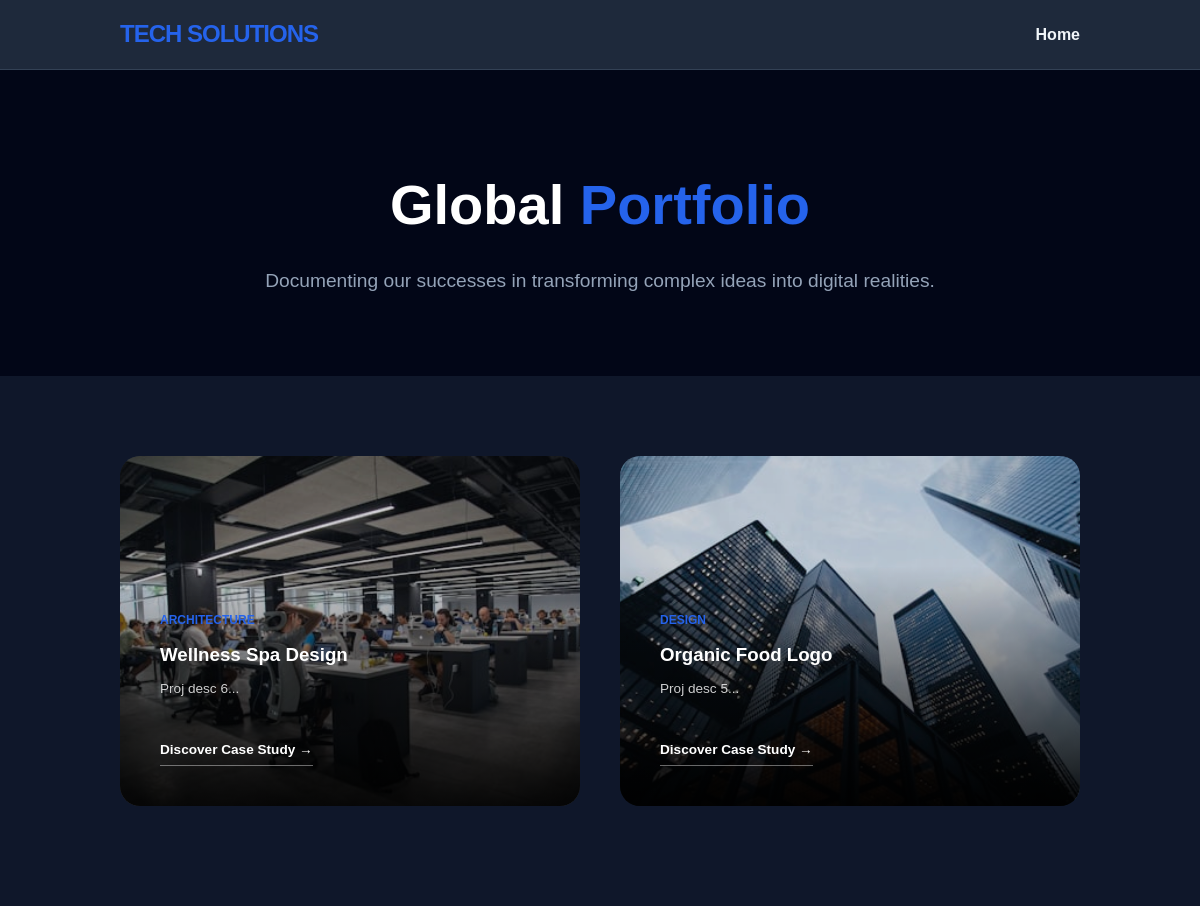
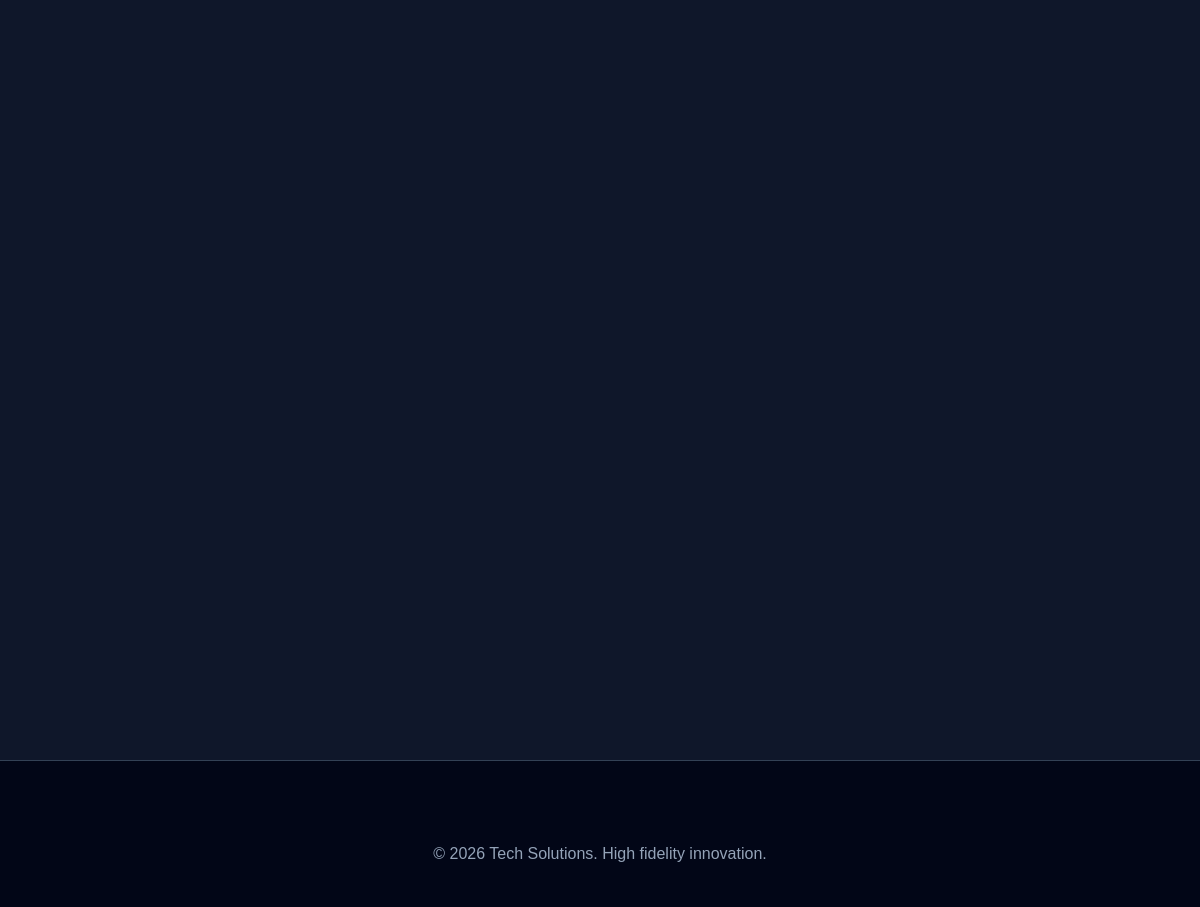
Screenshot of /portfolio.php with the database file from the repository (2 pictures, top to bottom).
### tables this page shows
CREATE TABLE `site_settings` (
  `id` int NOT NULL AUTO_INCREMENT,
  `setting_key` varchar(50) NOT NULL,
  `setting_value` text,
  `updated_at` timestamp NULL DEFAULT CURRENT_TIMESTAMP ON UPDATE CURRENT_TIMESTAMP,
  PRIMARY KEY (`id`),
  UNIQUE KEY `setting_key` (`setting_key`)
);

CREATE TABLE `portfolio` (
  `id` int NOT NULL AUTO_INCREMENT,
  `title` varchar(255) NOT NULL,
  `description` text,
  `image_url` varchar(255) DEFAULT NULL,
  `category` varchar(100) DEFAULT NULL,
  `client_name` varchar(100) DEFAULT NULL,
  `project_url` varchar(255) DEFAULT NULL,
  `created_at` timestamp NULL DEFAULT CURRENT_TIMESTAMP,
  PRIMARY KEY (`id`)
);

### includes/helpers.php (called while the page is built, shortened)
<?php
function get_setting($key, $default = '') {
    global $pdo;
    try {
        $stmt = $pdo->prepare("SELECT setting_value FROM site_settings WHERE setting_key = ?");
        $stmt->execute([$key]);
        $val = $stmt->fetchColumn();
        return $val !== false ? $val : $default;
    } catch (Exception $e) {
        return $default;
    }
}
?>

### portfolio.php (the view, shortened to what this page needs)
<?php
require_once 'config/database.php';
$site_name = get_setting('site_name', 'SoftCo Tech');
$theme_mode = get_setting('theme_mode', 'light');
$projects = $pdo->query("SELECT * FROM portfolio ORDER BY id DESC")->fetchAll();
?>
<!DOCTYPE html>
<html lang="en" data-theme="<?= $theme_mode ?>">
<head>
    <link rel="stylesheet" href="https://cdnjs.cloudflare.com/ajax/libs/font-awesome/6.4.0/css/all.min.css">
    <link rel="stylesheet" href="assets/css/style.css">
</head>
<body class="bg-white">
    <nav style="position:fixed; width:100%; padding:20px 10%; background:var(--glass-bg); backdrop-filter:blur(10px); z-index:1000; display:flex; justify-content:space-between; align-items:center; border-bottom:1px solid var(--border);">
        <a href="index.php" class="logo" style="text-decoration:none; color:var(--primary); font-weight:900; font-size:1.5rem; letter-spacing:-1px;"><?= strtoupper($site_name) ?></a>
        <a href="index.php" style="text-decoration:none; color:var(--text-main); font-weight:700;">Home</a>
    </nav>
    <header class="page-header">
        <h1 style="font-size:3.5rem; color:var(--dark);">Global <span class="accent-text">Portfolio</span></h1>
        <p style="color:var(--text-muted); font-size:1.2rem; margin-top:1rem;">Documenting our successes in transforming complex ideas into digital realities.</p>
    </header>
    <section class="project-grid">
        <div class="grid-container" style="display:grid; grid-template-columns: repeat(auto-fill, minmax(350px, 1fr)); gap:2.5rem;">
            <?php foreach ($projects as $p): ?>
            <a href="portfolio-detail.php?id=<?= $p['id'] ?>" class="project-card fade-up">
                <img src="<?= $p['image_url'] ?>" class="project-img">
                <div class="project-overlay">
                    <span style="font-size:0.75rem; text-transform:uppercase; font-weight:700; color:var(--primary);"><?= $p['category'] ?></span>
                    <h3 style="margin-top:0.5rem;"><?= htmlspecialchars($p['title']) ?></h3>
                    <p style="font-size:0.85rem; margin-top:0.5rem; opacity:0.8; line-height:1.6; height:45px; overflow:hidden;"><?= htmlspecialchars(substr($p['description'], 0, 80)) ?>...</p>
                    <span style="display:inline-block; margin-top:1rem; padding-bottom:5px; border-bottom:1px solid rgba(255,255,255,0.4); font-size:0.85rem; font-weight:700;">Discover Case Study &rarr;</span>
                </div>
            </a>
            <?php endforeach; ?>
        </div>
    </section>
    <footer style="background:var(--bg-soft); padding:80px 10% 40px; text-align:center; border-top:1px solid var(--border);">
        <p style="color:var(--text-muted);">&copy; <?= date('Y') ?> <?= $site_name ?>. High fidelity innovation.</p>
    </footer>
</body>
</html>

### assets/css/style.css (style rules this page uses)
:root { --primary: #2563eb; --secondary: #0ea5e9; --accent: #10b981; --bg-light: #ffffff; --bg-soft: #f1f5f9; --bg-slate: #e2e8f0; --bg-blue: #eff6ff; --bg-indigo: #eef2ff; --bg-emerald: #ecfdf5; --text-main: #0f172a; --text-muted: #475569; --dark: #020617; --glass-bg: rgba(255, 255, 255, 0.85); --border: #cbd5e1; --border-light: #e2e8f0; --font-main: 'Outfit', sans-serif; --gradient: linear-gradient(135deg, var(--primary), var(--secondary)); --shadow-sm: 0 1px 2px 0 rgba(0,0,0,0.05); --shadow-md: 0 4px 6px -1px rgba(0,0,0,0.08), 0 2px 4px -2px rgba(0,0,0,0.04); --shadow-lg: 0 20px 25px -5px rgba(0,0,0,0.1), 0 8px 10px -6px rgba(0,0,0,0.04); }
[data-theme="dark"] { --bg-light: #0f172a; --bg-soft: #020617; --text-main: #f1f5f9; --text-muted: #94a3b8; --dark: #ffffff; --glass-bg: rgba(15, 23, 42, 0.9); --border: #334155; --card-bg: #1e293b; --bg-slate: #1e293b; --bg-blue: #020617; --bg-indigo: #0f172a; --bg-emerald: #064e3b; }
[data-theme="dark"] .card, [data-theme="dark"] nav, [data-theme="dark"] .project-card { background: #1e293b !important; border-color: #334155 !important; }
* { margin: 0; padding: 0; box-sizing: border-box; }
body { font-family: var(--font-main); background-color: var(--bg-light); color: var(--text-main); line-height: 1.6; overflow-x: hidden; }
nav { position: fixed; top: 0; width: 100%; height: 70px; display: flex; justify-content: space-between; align-items: center; padding: 0 8%; z-index: 1000; backdrop-filter: blur(10px); background: rgba(255, 255, 255, 0.9); border-bottom: 1px solid var(--border); }
.logo { font-size: 1.5rem; font-weight: 800; color: var(--primary); letter-spacing: -1px; }
section { padding: 120px 10%; }
.bg-white { background-color: var(--bg-light); }
.grid-container { display: grid; grid-template-columns: repeat(auto-fit, minmax(300px, 1fr)); gap: 2.5rem; }
.project-card { border-radius: 12px; overflow: hidden; position: relative; height: 350px; background: var(--dark); }
.project-img { width: 100%; height: 100%; object-fit: cover; transition: transform 0.8s cubic-bezier(0.23, 1, 0.32, 1); opacity: 0.8; }
.project-overlay { position: absolute; bottom: 0; width: 100%; padding: 2rem; background: linear-gradient(transparent, rgba(0,0,0,0.9)); color: white; z-index: 2; }
.fade-up { opacity: 0; transform: translateY(50px); transition: all 1s cubic-bezier(0.23, 1, 0.32, 1) !important; }
.fade-up.aos-animate { opacity: 1; transform: translateY(0); }
.accent-text { color: var(--primary); }

### portfolio.php (style rules this page uses)
.page-header { padding: 160px 10% 80px; background: var(--bg-soft); text-align: center; }
.project-grid { padding: 80px 10%; }
.project-card { border-radius: 20px; overflow: hidden; position: relative; height: 350px; background: var(--dark); border:none; }
.project-img { width: 100%; height: 100%; object-fit: cover; transition: transform 0.8s; opacity: 0.8; }
.project-overlay { position: absolute; bottom: 0; width: 100%; padding: 2.5rem; background: linear-gradient(transparent, rgba(0,0,0,0.9)); color: white; z-index: 2; }

### rows the page displays
site_settings: setting_value "TECH SOLUTIONS", setting_value "Tech Solutions"
portfolio: image_url (placeholder picture), category "ARCHITECTURE", title "Wellness Spa Design", description "Proj desc 6"
portfolio: image_url (placeholder picture), category "DESIGN", title "Organic Food Logo", description "Proj desc 5"
